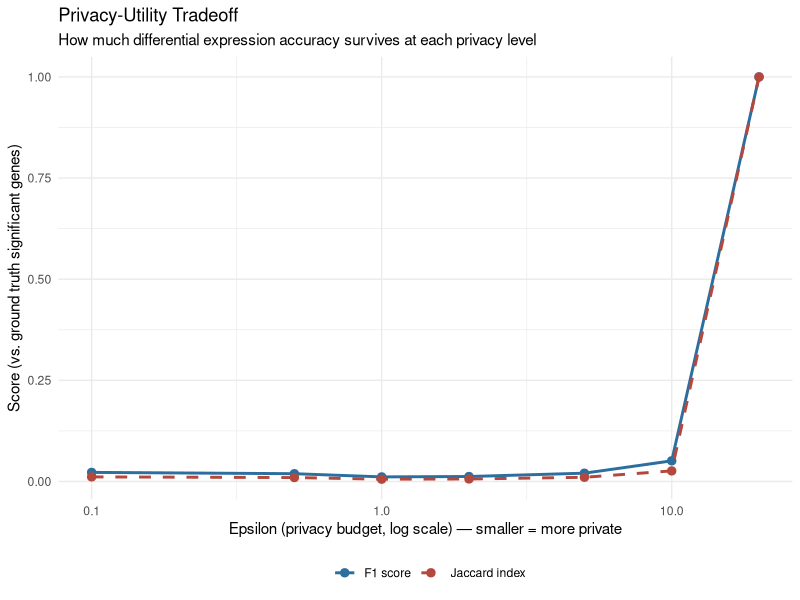
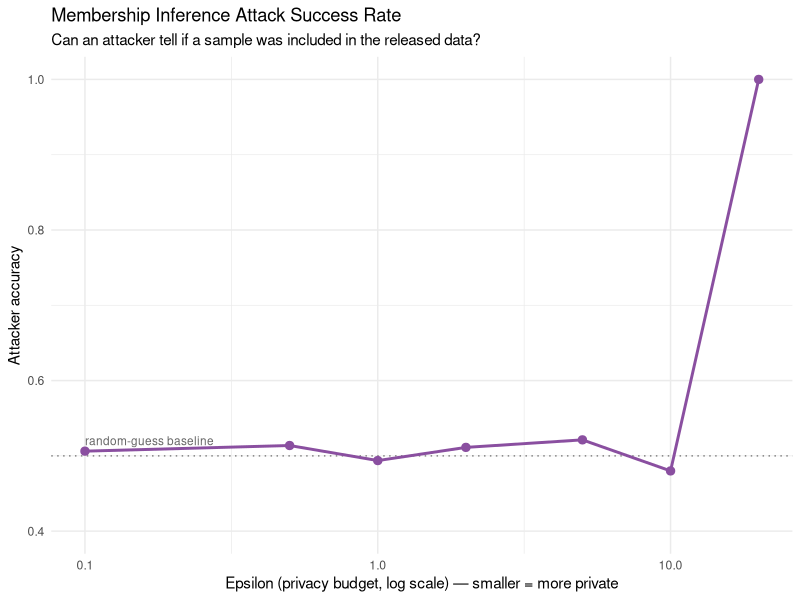

Write R code to recreate these figures, in order.
# =============================================================================
# 06_visualization.R
# Produces the two headline figures for this project:
# 1. The privacy-utility tradeoff curve (epsilon vs. F1/Jaccard)
# 2. The membership inference attack accuracy curve (epsilon vs. attack
#    success rate, with the 50% random-guess baseline marked)
# =============================================================================

library(ggplot2)

dir.create("figures", showWarnings = FALSE, recursive = TRUE)

# ---- Figure 1: Privacy-utility tradeoff ------------------------------------
tradeoff <- read.csv("results/privacy_utility_tradeoff.csv")

# Replace Inf with a large finite number just for plotting on a log axis
tradeoff$epsilon_plot <- ifelse(is.infinite(tradeoff$epsilon), 20, tradeoff$epsilon)

p_tradeoff <- ggplot(tradeoff, aes(x = epsilon_plot)) +
  geom_line(aes(y = f1, color = "F1 score"), linewidth = 1) +
  geom_point(aes(y = f1, color = "F1 score"), size = 2.5) +
  geom_line(aes(y = jaccard, color = "Jaccard index"), linewidth = 1, linetype = "dashed") +
  geom_point(aes(y = jaccard, color = "Jaccard index"), size = 2.5) +
  scale_x_continuous(trans = "log10") +
  scale_color_manual(values = c("F1 score" = "#2C6E9E", "Jaccard index" = "#B4483C")) +
  labs(
    title = "Privacy-Utility Tradeoff",
    subtitle = "How much differential expression accuracy survives at each privacy level",
    x = "Epsilon (privacy budget, log scale) \u2014 smaller = more private",
    y = "Score (vs. ground truth significant genes)",
    color = ""
  ) +
  theme_minimal() +
  theme(legend.position = "bottom")

ggsave("figures/privacy_utility_tradeoff.png", p_tradeoff, width = 7, height = 5, dpi = 150)

# ---- Figure 2: Membership inference attack accuracy ------------------------
attack <- read.csv("results/membership_inference_results.csv")
attack$epsilon_plot <- ifelse(is.infinite(attack$epsilon), 20, attack$epsilon)

p_attack <- ggplot(attack, aes(x = epsilon_plot, y = accuracy)) +
  geom_hline(yintercept = 0.5, linetype = "dotted", color = "gray50") +
  annotate("text", x = min(attack$epsilon_plot), y = 0.52,
           label = "random-guess baseline", hjust = 0, size = 3, color = "gray40") +
  geom_line(color = "#8A4FA0", linewidth = 1) +
  geom_point(color = "#8A4FA0", size = 2.5) +
  scale_x_continuous(trans = "log10") +
  ylim(0.4, 1.0) +
  labs(
    title = "Membership Inference Attack Success Rate",
    subtitle = "Can an attacker tell if a sample was included in the released data?",
    x = "Epsilon (privacy budget, log scale) \u2014 smaller = more private",
    y = "Attacker accuracy"
  ) +
  theme_minimal()

ggsave("figures/membership_inference_attack.png", p_attack, width = 7, height = 5, dpi = 150)

cat("Figures saved: figures/privacy_utility_tradeoff.png, figures/membership_inference_attack.png\n")
cat("\n=== Project complete ===\n")
